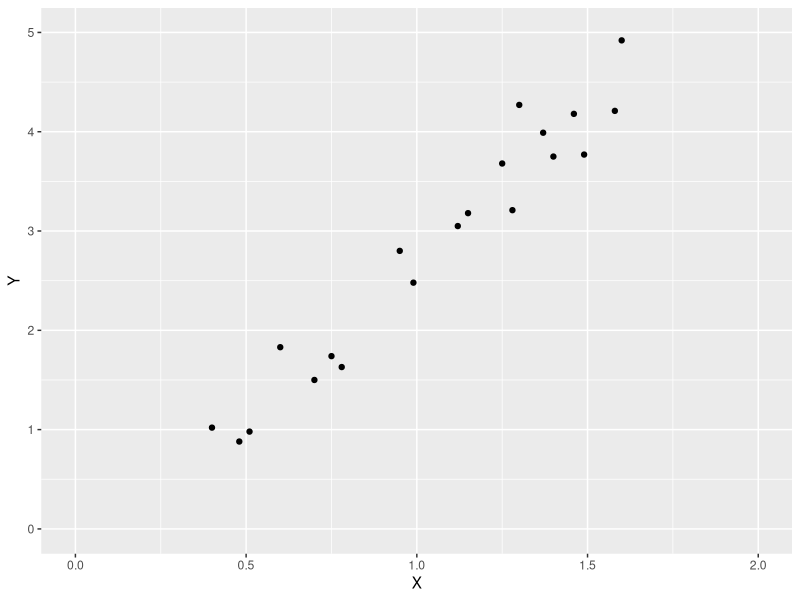

Generate this figure with R:
library(ggplot2)
D <- read.csv("example1.csv", header = FALSE)
colnames(D) <- c("X", "Y")
svg("example1.svg")
print(ggplot(data = D, mapping = aes(x = X, y = Y)) +
      ylim(0, 5) +
      xlim(0, 2) +
      geom_point())
dev.off()
